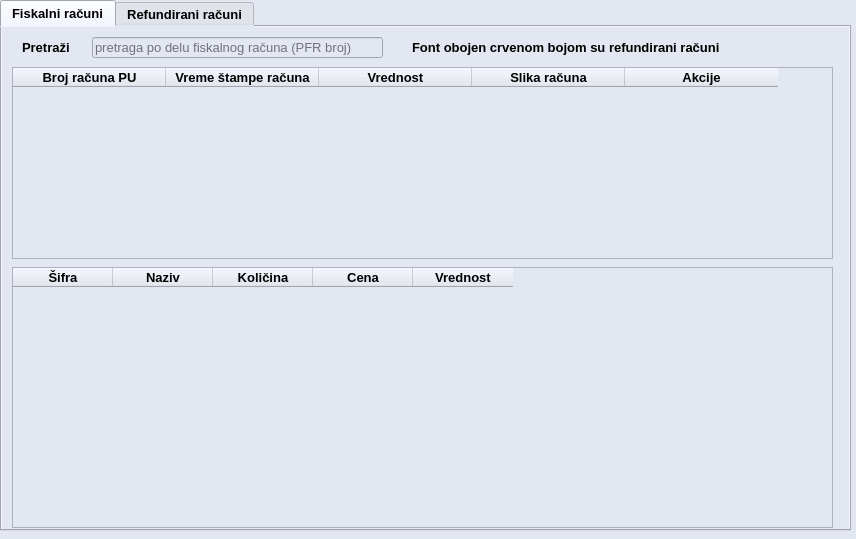
<?xml version="1.0" encoding="UTF-8"?>
<ui version="4.0">
 <class>racuniDialog</class>
 <widget class="QDialog" name="racuniDialog">
  <property name="geometry">
   <rect>
    <x>0</x>
    <y>0</y>
    <width>856</width>
    <height>539</height>
   </rect>
  </property>
  <property name="windowTitle">
   <string>Pregled fiskalnih računa</string>
  </property>
  <property name="styleSheet">
   <string notr="true">background-color: #e3e7f1;</string>
  </property>
  <widget class="QTabWidget" name="svirnTab">
   <property name="geometry">
    <rect>
     <x>0</x>
     <y>0</y>
     <width>851</width>
     <height>531</height>
    </rect>
   </property>
   <property name="font">
    <font>
     <pointsize>10</pointsize>
     <bold>true</bold>
    </font>
   </property>
   <property name="styleSheet">
    <string notr="true"/>
   </property>
   <property name="currentIndex">
    <number>0</number>
   </property>
   <widget class="QWidget" name="fiskalniTab">
    <attribute name="title">
     <string>Fiskalni računi</string>
    </attribute>
    <widget class="QLabel" name="label">
     <property name="geometry">
      <rect>
       <x>20</x>
       <y>10</y>
       <width>61</width>
       <height>21</height>
      </rect>
     </property>
     <property name="font">
      <font>
       <pointsize>10</pointsize>
       <bold>true</bold>
      </font>
     </property>
     <property name="text">
      <string>Pretraži</string>
     </property>
    </widget>
    <widget class="QLineEdit" name="pretrazifrEdit">
     <property name="geometry">
      <rect>
       <x>90</x>
       <y>10</y>
       <width>291</width>
       <height>21</height>
      </rect>
     </property>
     <property name="font">
      <font>
       <pointsize>10</pointsize>
      </font>
     </property>
     <property name="placeholderText">
      <string>pretraga po delu fiskalnog računa (PFR broj)</string>
     </property>
    </widget>
    <widget class="QTableWidget" name="hdrTable">
     <property name="geometry">
      <rect>
       <x>10</x>
       <y>40</y>
       <width>821</width>
       <height>192</height>
      </rect>
     </property>
     <attribute name="horizontalHeaderDefaultSectionSize">
      <number>153</number>
     </attribute>
     <column>
      <property name="text">
       <string>Broj računa PU</string>
      </property>
      <property name="font">
       <font>
        <pointsize>10</pointsize>
        <bold>true</bold>
       </font>
      </property>
      <property name="background">
       <color>
        <red>185</red>
        <green>203</green>
        <blue>204</blue>
       </color>
      </property>
     </column>
     <column>
      <property name="text">
       <string>Vreme štampe računa</string>
      </property>
      <property name="font">
       <font>
        <pointsize>10</pointsize>
        <bold>true</bold>
       </font>
      </property>
      <property name="background">
       <color>
        <red>185</red>
        <green>203</green>
        <blue>204</blue>
       </color>
      </property>
     </column>
     <column>
      <property name="text">
       <string>Vrednost</string>
      </property>
      <property name="font">
       <font>
        <pointsize>10</pointsize>
        <bold>true</bold>
       </font>
      </property>
      <property name="background">
       <color>
        <red>185</red>
        <green>203</green>
        <blue>204</blue>
       </color>
      </property>
     </column>
     <column>
      <property name="text">
       <string>Slika računa</string>
      </property>
      <property name="font">
       <font>
        <pointsize>10</pointsize>
        <bold>true</bold>
       </font>
      </property>
      <property name="background">
       <color>
        <red>185</red>
        <green>203</green>
        <blue>204</blue>
       </color>
      </property>
     </column>
     <column>
      <property name="text">
       <string>Akcije</string>
      </property>
      <property name="font">
       <font>
        <pointsize>10</pointsize>
        <bold>true</bold>
       </font>
      </property>
      <property name="background">
       <color>
        <red>185</red>
        <green>203</green>
        <blue>204</blue>
       </color>
      </property>
     </column>
    </widget>
    <widget class="QTableWidget" name="stavkeTable">
     <property name="geometry">
      <rect>
       <x>10</x>
       <y>240</y>
       <width>821</width>
       <height>261</height>
      </rect>
     </property>
     <column>
      <property name="text">
       <string>Šifra</string>
      </property>
      <property name="font">
       <font>
        <pointsize>10</pointsize>
        <bold>true</bold>
       </font>
      </property>
      <property name="background">
       <color>
        <red>185</red>
        <green>203</green>
        <blue>204</blue>
       </color>
      </property>
     </column>
     <column>
      <property name="text">
       <string>Naziv</string>
      </property>
      <property name="font">
       <font>
        <pointsize>10</pointsize>
        <bold>true</bold>
       </font>
      </property>
      <property name="background">
       <color>
        <red>185</red>
        <green>203</green>
        <blue>204</blue>
       </color>
      </property>
     </column>
     <column>
      <property name="text">
       <string>Količina</string>
      </property>
      <property name="font">
       <font>
        <pointsize>10</pointsize>
        <bold>true</bold>
       </font>
      </property>
      <property name="background">
       <color>
        <red>185</red>
        <green>203</green>
        <blue>204</blue>
       </color>
      </property>
     </column>
     <column>
      <property name="text">
       <string>Cena</string>
      </property>
      <property name="font">
       <font>
        <pointsize>10</pointsize>
        <bold>true</bold>
       </font>
      </property>
      <property name="background">
       <color>
        <red>185</red>
        <green>203</green>
        <blue>204</blue>
       </color>
      </property>
     </column>
     <column>
      <property name="text">
       <string>Vrednost</string>
      </property>
      <property name="font">
       <font>
        <pointsize>10</pointsize>
        <bold>true</bold>
       </font>
      </property>
      <property name="background">
       <color>
        <red>185</red>
        <green>203</green>
        <blue>204</blue>
       </color>
      </property>
     </column>
    </widget>
    <widget class="QLabel" name="labelInfo">
     <property name="geometry">
      <rect>
       <x>410</x>
       <y>10</y>
       <width>411</width>
       <height>21</height>
      </rect>
     </property>
     <property name="font">
      <font>
       <pointsize>10</pointsize>
       <bold>true</bold>
      </font>
     </property>
     <property name="text">
      <string>Font obojen crvenom bojom su refundirani računi</string>
     </property>
    </widget>
   </widget>
   <widget class="QWidget" name="refundiraniTab">
    <property name="enabled">
     <bool>false</bool>
    </property>
    <attribute name="title">
     <string>Refundirani računi</string>
    </attribute>
    <widget class="QTableWidget" name="refundiraniTable">
     <property name="geometry">
      <rect>
       <x>0</x>
       <y>40</y>
       <width>841</width>
       <height>211</height>
      </rect>
     </property>
     <attribute name="horizontalHeaderDefaultSectionSize">
      <number>150</number>
     </attribute>
     <column>
      <property name="text">
       <string>Broj računa PU</string>
      </property>
      <property name="font">
       <font>
        <pointsize>10</pointsize>
        <bold>true</bold>
       </font>
      </property>
      <property name="background">
       <color>
        <red>185</red>
        <green>203</green>
        <blue>204</blue>
       </color>
      </property>
     </column>
     <column>
      <property name="text">
       <string>Vreme transakcije</string>
      </property>
      <property name="font">
       <font>
        <pointsize>10</pointsize>
        <bold>true</bold>
       </font>
      </property>
      <property name="background">
       <color>
        <red>185</red>
        <green>203</green>
        <blue>204</blue>
       </color>
      </property>
     </column>
     <column>
      <property name="text">
       <string>Ukupni iznos</string>
      </property>
      <property name="font">
       <font>
        <pointsize>10</pointsize>
        <bold>true</bold>
       </font>
      </property>
      <property name="background">
       <color>
        <red>185</red>
        <green>203</green>
        <blue>204</blue>
       </color>
      </property>
     </column>
     <column>
      <property name="text">
       <string>Referentni račun</string>
      </property>
      <property name="font">
       <font>
        <pointsize>10</pointsize>
        <bold>true</bold>
       </font>
      </property>
      <property name="background">
       <color>
        <red>185</red>
        <green>203</green>
        <blue>204</blue>
       </color>
      </property>
     </column>
     <column>
      <property name="text">
       <string>Slika</string>
      </property>
      <property name="font">
       <font>
        <pointsize>10</pointsize>
        <bold>true</bold>
       </font>
      </property>
      <property name="background">
       <color>
        <red>185</red>
        <green>203</green>
        <blue>204</blue>
       </color>
      </property>
     </column>
     <column>
      <property name="text">
       <string>Izaberi</string>
      </property>
      <property name="font">
       <font>
        <pointsize>10</pointsize>
        <bold>true</bold>
       </font>
      </property>
      <property name="background">
       <color>
        <red>185</red>
        <green>203</green>
        <blue>204</blue>
       </color>
      </property>
     </column>
    </widget>
    <widget class="QLabel" name="label_2">
     <property name="geometry">
      <rect>
       <x>10</x>
       <y>10</y>
       <width>61</width>
       <height>21</height>
      </rect>
     </property>
     <property name="font">
      <font>
       <pointsize>10</pointsize>
       <bold>true</bold>
      </font>
     </property>
     <property name="text">
      <string>Pretraži</string>
     </property>
    </widget>
    <widget class="QLineEdit" name="pretrazirrEdit">
     <property name="geometry">
      <rect>
       <x>80</x>
       <y>10</y>
       <width>291</width>
       <height>21</height>
      </rect>
     </property>
     <property name="font">
      <font>
       <pointsize>10</pointsize>
      </font>
     </property>
     <property name="placeholderText">
      <string>pretraga po delu fiskalnog računa (PFR broj)</string>
     </property>
    </widget>
    <widget class="QTableWidget" name="stavkeRRTable">
     <property name="geometry">
      <rect>
       <x>0</x>
       <y>250</y>
       <width>841</width>
       <height>241</height>
      </rect>
     </property>
     <column>
      <property name="text">
       <string>Šifra</string>
      </property>
      <property name="font">
       <font>
        <pointsize>10</pointsize>
        <bold>true</bold>
       </font>
      </property>
      <property name="background">
       <color>
        <red>185</red>
        <green>203</green>
        <blue>204</blue>
       </color>
      </property>
     </column>
     <column>
      <property name="text">
       <string>Naziv</string>
      </property>
      <property name="font">
       <font>
        <pointsize>10</pointsize>
        <bold>true</bold>
       </font>
      </property>
      <property name="background">
       <color>
        <red>185</red>
        <green>203</green>
        <blue>204</blue>
       </color>
      </property>
     </column>
     <column>
      <property name="text">
       <string>Količina</string>
      </property>
      <property name="font">
       <font>
        <pointsize>10</pointsize>
        <bold>true</bold>
       </font>
      </property>
      <property name="background">
       <color>
        <red>185</red>
        <green>203</green>
        <blue>204</blue>
       </color>
      </property>
     </column>
     <column>
      <property name="text">
       <string>Cena</string>
      </property>
      <property name="font">
       <font>
        <pointsize>10</pointsize>
        <bold>true</bold>
       </font>
      </property>
      <property name="background">
       <color>
        <red>185</red>
        <green>203</green>
        <blue>204</blue>
       </color>
      </property>
     </column>
     <column>
      <property name="text">
       <string>Vrednost</string>
      </property>
      <property name="font">
       <font>
        <pointsize>10</pointsize>
        <bold>true</bold>
       </font>
      </property>
      <property name="background">
       <color>
        <red>185</red>
        <green>203</green>
        <blue>204</blue>
       </color>
      </property>
     </column>
    </widget>
   </widget>
  </widget>
 </widget>
 <resources/>
 <connections/>
</ui>
